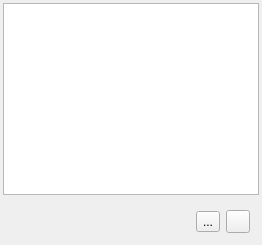
  <widget class="QWizardPage" name="fineTunePage">
   <property name="title">
    <string>Review Individual Program Options</string>
   </property>
   <property name="subTitle">
    <string/>
   </property>
   <layout class="QHBoxLayout" name="settingsHorizontalLayout">
    <property name="margin">
     <number>3</number>
    </property>
    <item>
     <widget class="QWidget" name="widget_8" native="true">
      <layout class="QVBoxLayout" name="verticalLayout_8">
       <property name="margin">
        <number>0</number>
       </property>
       <item>
        <widget class="QListView" name="workflowListView">
         <property name="sizePolicy">
          <sizepolicy hsizetype="Expanding" vsizetype="Expanding">
           <horstretch>0</horstretch>
           <verstretch>0</verstretch>
          </sizepolicy>
         </property>
         <property name="toolTip">
          <string>Select a program to view or change is current options</string>
         </property>
         <property name="editTriggers">
          <set>QAbstractItemView::NoEditTriggers</set>
         </property>
        </widget>
       </item>
       <item>
        <widget class="QWidget" name="widget_7" native="true">
         <layout class="QHBoxLayout" name="horizontalLayout_9">
          <item>
           <spacer name="horizontalSpacer_3">
            <property name="orientation">
             <enum>Qt::Horizontal</enum>
            </property>
            <property name="sizeHint" stdset="0">
             <size>
              <width>40</width>
              <height>20</height>
             </size>
            </property>
           </spacer>
          </item>
          <item>
           <widget class="QToolButton" name="documentationURLToolButton">
            <property name="toolTip">
             <string>Change the URL for the documentation</string>
            </property>
            <property name="text">
             <string>...</string>
            </property>
            <property name="icon">
             <iconset resource="../icons/icons.qrc">
              <normaloff>:/mini/mini/world_link.png</normaloff>:/mini/mini/world_link.png</iconset>
            </property>
           </widget>
          </item>
          <item>
           <widget class="QToolButton" name="settingsInformatToolButton">
            <property name="toolTip">
             <string>Information concerning the current page</string>
            </property>
            <property name="text">
             <string/>
            </property>
            <property name="icon">
             <iconset resource="../icons/icons.qrc">
              <normaloff>:/mini/mini/information.png</normaloff>:/mini/mini/information.png</iconset>
            </property>
           </widget>
          </item>
         </layout>
        </widget>
       </item>
      </layout>
     </widget>
    </item>
   </layout>
  </widget>
